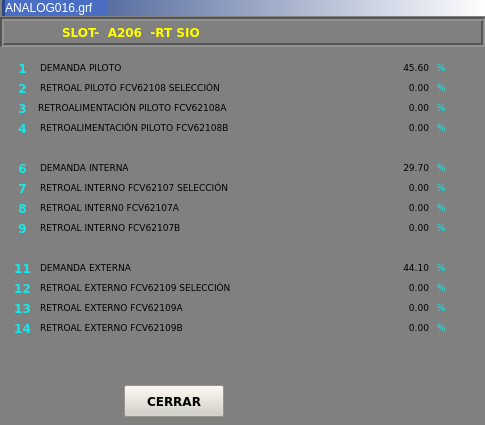
<?xml version="1.0" encoding="UTF-8"?>
<ui version="4.0">
 <class>Analog16_3</class>
 <widget class="QWidget" name="Analog16_3">
  <property name="geometry">
   <rect>
    <x>0</x>
    <y>0</y>
    <width>485</width>
    <height>425</height>
   </rect>
  </property>
  <property name="minimumSize">
   <size>
    <width>485</width>
    <height>425</height>
   </size>
  </property>
  <property name="maximumSize">
   <size>
    <width>485</width>
    <height>425</height>
   </size>
  </property>
  <property name="windowTitle">
   <string>Analog16_3</string>
  </property>
  <property name="styleSheet">
   <string notr="true">background-color: rgb(128, 128, 128);</string>
  </property>
  <widget class="QLabel" name="lbNum_6">
   <property name="geometry">
    <rect>
     <x>12</x>
     <y>160</y>
     <width>21</width>
     <height>16</height>
    </rect>
   </property>
   <property name="font">
    <font>
     <family>Verdana</family>
     <weight>75</weight>
     <bold>true</bold>
    </font>
   </property>
   <property name="styleSheet">
    <string notr="true">color: rgb(22, 232, 232);</string>
   </property>
   <property name="text">
    <string>6</string>
   </property>
   <property name="alignment">
    <set>Qt::AlignCenter</set>
   </property>
  </widget>
  <widget class="QLabel" name="lbNumDes_10">
   <property name="geometry">
    <rect>
     <x>388</x>
     <y>240</y>
     <width>41</width>
     <height>16</height>
    </rect>
   </property>
   <property name="font">
    <font>
     <family>Verdana</family>
     <pointsize>7</pointsize>
     <weight>50</weight>
     <bold>false</bold>
    </font>
   </property>
   <property name="text">
    <string/>
   </property>
   <property name="alignment">
    <set>Qt::AlignRight|Qt::AlignTrailing|Qt::AlignVCenter</set>
   </property>
  </widget>
  <widget class="QLabel" name="lbNumDes_5">
   <property name="geometry">
    <rect>
     <x>388</x>
     <y>140</y>
     <width>41</width>
     <height>16</height>
    </rect>
   </property>
   <property name="font">
    <font>
     <family>Verdana</family>
     <pointsize>7</pointsize>
     <weight>50</weight>
     <bold>false</bold>
    </font>
   </property>
   <property name="text">
    <string/>
   </property>
   <property name="alignment">
    <set>Qt::AlignRight|Qt::AlignTrailing|Qt::AlignVCenter</set>
   </property>
  </widget>
  <widget class="QLabel" name="lbUni_12">
   <property name="geometry">
    <rect>
     <x>437</x>
     <y>280</y>
     <width>43</width>
     <height>16</height>
    </rect>
   </property>
   <property name="font">
    <font>
     <family>Verdana</family>
     <pointsize>7</pointsize>
     <weight>50</weight>
     <bold>false</bold>
    </font>
   </property>
   <property name="styleSheet">
    <string notr="true">color: rgb(22, 232, 232);</string>
   </property>
   <property name="text">
    <string>% </string>
   </property>
  </widget>
  <widget class="QLabel" name="lbUni_7">
   <property name="geometry">
    <rect>
     <x>437</x>
     <y>180</y>
     <width>43</width>
     <height>16</height>
    </rect>
   </property>
   <property name="font">
    <font>
     <family>Verdana</family>
     <pointsize>7</pointsize>
     <weight>50</weight>
     <bold>false</bold>
    </font>
   </property>
   <property name="styleSheet">
    <string notr="true">color: rgb(22, 232, 232);</string>
   </property>
   <property name="text">
    <string>% </string>
   </property>
  </widget>
  <widget class="QLabel" name="lbNum_5">
   <property name="geometry">
    <rect>
     <x>12</x>
     <y>140</y>
     <width>21</width>
     <height>16</height>
    </rect>
   </property>
   <property name="font">
    <font>
     <family>Verdana</family>
     <weight>75</weight>
     <bold>true</bold>
    </font>
   </property>
   <property name="styleSheet">
    <string notr="true">color: rgb(22, 232, 232);</string>
   </property>
   <property name="text">
    <string/>
   </property>
   <property name="alignment">
    <set>Qt::AlignCenter</set>
   </property>
  </widget>
  <widget class="QLabel" name="lbTit_3">
   <property name="geometry">
    <rect>
     <x>40</x>
     <y>100</y>
     <width>340</width>
     <height>16</height>
    </rect>
   </property>
   <property name="font">
    <font>
     <family>Verdana</family>
     <pointsize>7</pointsize>
     <weight>50</weight>
     <bold>false</bold>
    </font>
   </property>
   <property name="text">
    <string>(REFACCIÓN)</string>
   </property>
  </widget>
  <widget class="QFrame" name="frame">
   <property name="geometry">
    <rect>
     <x>0</x>
     <y>17</y>
     <width>485</width>
     <height>30</height>
    </rect>
   </property>
   <property name="styleSheet">
    <string notr="true">border-color: rgb(255, 255, 255);</string>
   </property>
   <property name="frameShape">
    <enum>QFrame::Box</enum>
   </property>
   <property name="frameShadow">
    <enum>QFrame::Sunken</enum>
   </property>
   <property name="lineWidth">
    <number>2</number>
   </property>
   <widget class="QLabel" name="label_2">
    <property name="geometry">
     <rect>
      <x>62</x>
      <y>4</y>
      <width>400</width>
      <height>22</height>
     </rect>
    </property>
    <property name="font">
     <font>
      <family>Verdana</family>
      <pointsize>9</pointsize>
      <weight>75</weight>
      <bold>true</bold>
     </font>
    </property>
    <property name="styleSheet">
     <string notr="true">color: rgb(255, 255, 0);</string>
    </property>
    <property name="text">
     <string>SLOT-  A206  -RT SIO</string>
    </property>
   </widget>
  </widget>
  <widget class="QFrame" name="frame_2">
   <property name="geometry">
    <rect>
     <x>2</x>
     <y>0</y>
     <width>485</width>
     <height>16</height>
    </rect>
   </property>
   <property name="styleSheet">
    <string notr="true">background-color: qlineargradient(spread:pad, x1:0, y1:0, x2:1, y2:0, stop:0 rgba(43, 71, 134, 255), stop:1 rgba(255, 255, 255, 255));</string>
   </property>
   <property name="frameShape">
    <enum>QFrame::Panel</enum>
   </property>
   <property name="frameShadow">
    <enum>QFrame::Raised</enum>
   </property>
   <property name="lineWidth">
    <number>0</number>
   </property>
   <widget class="QLabel" name="lbIP">
    <property name="geometry">
     <rect>
      <x>3</x>
      <y>0</y>
      <width>103</width>
      <height>16</height>
     </rect>
    </property>
    <property name="font">
     <font>
      <pointsize>9</pointsize>
     </font>
    </property>
    <property name="styleSheet">
     <string notr="true">background-color: rgb(74, 110, 195);
color: rgb(255, 255, 255);
background-color: rgb(74, 110, 195);</string>
    </property>
    <property name="text">
     <string>ANALOG016.grf</string>
    </property>
   </widget>
  </widget>
  <widget class="QLabel" name="lbUni_8">
   <property name="geometry">
    <rect>
     <x>437</x>
     <y>200</y>
     <width>43</width>
     <height>16</height>
    </rect>
   </property>
   <property name="font">
    <font>
     <family>Verdana</family>
     <pointsize>7</pointsize>
     <weight>50</weight>
     <bold>false</bold>
    </font>
   </property>
   <property name="styleSheet">
    <string notr="true">color: rgb(22, 232, 232);</string>
   </property>
   <property name="text">
    <string>% </string>
   </property>
  </widget>
  <widget class="QLabel" name="lbTit_2">
   <property name="geometry">
    <rect>
     <x>40</x>
     <y>80</y>
     <width>340</width>
     <height>16</height>
    </rect>
   </property>
   <property name="font">
    <font>
     <family>Verdana</family>
     <pointsize>7</pointsize>
     <weight>50</weight>
     <bold>false</bold>
    </font>
   </property>
   <property name="text">
    <string>RETROAL PILOTO FCV62108 SELECCIÓN</string>
   </property>
  </widget>
  <widget class="QLabel" name="lbNumDes_9">
   <property name="geometry">
    <rect>
     <x>388</x>
     <y>220</y>
     <width>41</width>
     <height>16</height>
    </rect>
   </property>
   <property name="font">
    <font>
     <family>Verdana</family>
     <pointsize>7</pointsize>
     <weight>50</weight>
     <bold>false</bold>
    </font>
   </property>
   <property name="text">
    <string>0.00</string>
   </property>
   <property name="alignment">
    <set>Qt::AlignRight|Qt::AlignTrailing|Qt::AlignVCenter</set>
   </property>
  </widget>
  <widget class="QLabel" name="lbNumDes_7">
   <property name="geometry">
    <rect>
     <x>388</x>
     <y>180</y>
     <width>41</width>
     <height>16</height>
    </rect>
   </property>
   <property name="font">
    <font>
     <family>Verdana</family>
     <pointsize>7</pointsize>
     <weight>50</weight>
     <bold>false</bold>
    </font>
   </property>
   <property name="text">
    <string>0.00</string>
   </property>
   <property name="alignment">
    <set>Qt::AlignRight|Qt::AlignTrailing|Qt::AlignVCenter</set>
   </property>
  </widget>
  <widget class="QLabel" name="lbTit_11">
   <property name="geometry">
    <rect>
     <x>40</x>
     <y>260</y>
     <width>340</width>
     <height>16</height>
    </rect>
   </property>
   <property name="font">
    <font>
     <family>Verdana</family>
     <pointsize>7</pointsize>
     <weight>50</weight>
     <bold>false</bold>
    </font>
   </property>
   <property name="text">
    <string>DEMANDA EXTERNA</string>
   </property>
  </widget>
  <widget class="QLabel" name="lbNum_3">
   <property name="geometry">
    <rect>
     <x>12</x>
     <y>100</y>
     <width>21</width>
     <height>16</height>
    </rect>
   </property>
   <property name="font">
    <font>
     <family>Verdana</family>
     <weight>75</weight>
     <bold>true</bold>
    </font>
   </property>
   <property name="styleSheet">
    <string notr="true">color: rgb(22, 232, 232);</string>
   </property>
   <property name="text">
    <string>3</string>
   </property>
   <property name="alignment">
    <set>Qt::AlignCenter</set>
   </property>
  </widget>
  <widget class="QLabel" name="lbTit_1">
   <property name="geometry">
    <rect>
     <x>40</x>
     <y>60</y>
     <width>340</width>
     <height>16</height>
    </rect>
   </property>
   <property name="font">
    <font>
     <family>Verdana</family>
     <pointsize>7</pointsize>
     <weight>50</weight>
     <bold>false</bold>
    </font>
   </property>
   <property name="styleSheet">
    <string notr="true">background-color: rgba(255, 255, 255, 0);</string>
   </property>
   <property name="text">
    <string>DEMANDA PILOTO</string>
   </property>
  </widget>
  <widget class="QLabel" name="lbNum_9">
   <property name="geometry">
    <rect>
     <x>12</x>
     <y>220</y>
     <width>21</width>
     <height>16</height>
    </rect>
   </property>
   <property name="font">
    <font>
     <family>Verdana</family>
     <weight>75</weight>
     <bold>true</bold>
    </font>
   </property>
   <property name="styleSheet">
    <string notr="true">color: rgb(22, 232, 232);</string>
   </property>
   <property name="text">
    <string>9</string>
   </property>
   <property name="alignment">
    <set>Qt::AlignCenter</set>
   </property>
  </widget>
  <widget class="QLabel" name="lbTit_9">
   <property name="geometry">
    <rect>
     <x>40</x>
     <y>220</y>
     <width>340</width>
     <height>16</height>
    </rect>
   </property>
   <property name="font">
    <font>
     <family>Verdana</family>
     <pointsize>7</pointsize>
     <weight>50</weight>
     <bold>false</bold>
    </font>
   </property>
   <property name="text">
    <string>RETROAL INTERNO FCV62107B </string>
   </property>
  </widget>
  <widget class="QLabel" name="lbUni_1">
   <property name="geometry">
    <rect>
     <x>437</x>
     <y>60</y>
     <width>43</width>
     <height>16</height>
    </rect>
   </property>
   <property name="font">
    <font>
     <family>Verdana</family>
     <pointsize>7</pointsize>
     <weight>50</weight>
     <bold>false</bold>
    </font>
   </property>
   <property name="styleSheet">
    <string notr="true">color: rgb(22, 232, 232);</string>
   </property>
   <property name="text">
    <string>% </string>
   </property>
  </widget>
  <widget class="QLabel" name="lbUni_11">
   <property name="geometry">
    <rect>
     <x>437</x>
     <y>260</y>
     <width>43</width>
     <height>16</height>
    </rect>
   </property>
   <property name="font">
    <font>
     <family>Verdana</family>
     <pointsize>7</pointsize>
     <weight>50</weight>
     <bold>false</bold>
    </font>
   </property>
   <property name="styleSheet">
    <string notr="true">color: rgb(22, 232, 232);</string>
   </property>
   <property name="text">
    <string>% </string>
   </property>
  </widget>
  <widget class="QLabel" name="lbTit_8">
   <property name="geometry">
    <rect>
     <x>40</x>
     <y>200</y>
     <width>340</width>
     <height>16</height>
    </rect>
   </property>
   <property name="font">
    <font>
     <family>Verdana</family>
     <pointsize>7</pointsize>
     <weight>50</weight>
     <bold>false</bold>
    </font>
   </property>
   <property name="text">
    <string>RETROAL INTERN0 FCV62107A </string>
   </property>
  </widget>
  <widget class="QLabel" name="lbTit_7">
   <property name="geometry">
    <rect>
     <x>40</x>
     <y>180</y>
     <width>340</width>
     <height>16</height>
    </rect>
   </property>
   <property name="font">
    <font>
     <family>Verdana</family>
     <pointsize>7</pointsize>
     <weight>50</weight>
     <bold>false</bold>
    </font>
   </property>
   <property name="text">
    <string>RETROAL INTERNO FCV62107 SELECCIÓN</string>
   </property>
  </widget>
  <widget class="QLabel" name="lbNumDes_3">
   <property name="geometry">
    <rect>
     <x>388</x>
     <y>100</y>
     <width>41</width>
     <height>16</height>
    </rect>
   </property>
   <property name="font">
    <font>
     <family>Verdana</family>
     <pointsize>7</pointsize>
     <weight>50</weight>
     <bold>false</bold>
    </font>
   </property>
   <property name="text">
    <string>0.00</string>
   </property>
   <property name="alignment">
    <set>Qt::AlignRight|Qt::AlignTrailing|Qt::AlignVCenter</set>
   </property>
  </widget>
  <widget class="QLabel" name="lbNumDes_1">
   <property name="geometry">
    <rect>
     <x>388</x>
     <y>60</y>
     <width>41</width>
     <height>16</height>
    </rect>
   </property>
   <property name="font">
    <font>
     <family>Verdana</family>
     <pointsize>7</pointsize>
     <weight>50</weight>
     <bold>false</bold>
    </font>
   </property>
   <property name="text">
    <string>45.60</string>
   </property>
   <property name="alignment">
    <set>Qt::AlignRight|Qt::AlignTrailing|Qt::AlignVCenter</set>
   </property>
  </widget>
  <widget class="QLabel" name="lbNum_1">
   <property name="geometry">
    <rect>
     <x>12</x>
     <y>60</y>
     <width>21</width>
     <height>16</height>
    </rect>
   </property>
   <property name="font">
    <font>
     <family>Verdana</family>
     <weight>75</weight>
     <bold>true</bold>
    </font>
   </property>
   <property name="styleSheet">
    <string notr="true">color: rgb(22, 232, 232);</string>
   </property>
   <property name="text">
    <string>1</string>
   </property>
   <property name="alignment">
    <set>Qt::AlignCenter</set>
   </property>
  </widget>
  <widget class="QLabel" name="lbUni_3">
   <property name="geometry">
    <rect>
     <x>437</x>
     <y>100</y>
     <width>43</width>
     <height>16</height>
    </rect>
   </property>
   <property name="font">
    <font>
     <family>Verdana</family>
     <pointsize>7</pointsize>
     <weight>50</weight>
     <bold>false</bold>
    </font>
   </property>
   <property name="styleSheet">
    <string notr="true">color: rgb(22, 232, 232);</string>
   </property>
   <property name="text">
    <string>% </string>
   </property>
  </widget>
  <widget class="QLabel" name="lbNum_2">
   <property name="geometry">
    <rect>
     <x>12</x>
     <y>80</y>
     <width>21</width>
     <height>16</height>
    </rect>
   </property>
   <property name="font">
    <font>
     <family>Verdana</family>
     <weight>75</weight>
     <bold>true</bold>
    </font>
   </property>
   <property name="styleSheet">
    <string notr="true">color: rgb(22, 232, 232);</string>
   </property>
   <property name="text">
    <string>2</string>
   </property>
   <property name="alignment">
    <set>Qt::AlignCenter</set>
   </property>
  </widget>
  <widget class="QLabel" name="lbTit_5">
   <property name="geometry">
    <rect>
     <x>40</x>
     <y>140</y>
     <width>340</width>
     <height>16</height>
    </rect>
   </property>
   <property name="font">
    <font>
     <family>Verdana</family>
     <pointsize>7</pointsize>
     <weight>50</weight>
     <bold>false</bold>
    </font>
   </property>
   <property name="text">
    <string/>
   </property>
  </widget>
  <widget class="QLabel" name="lbUni_2">
   <property name="geometry">
    <rect>
     <x>437</x>
     <y>80</y>
     <width>43</width>
     <height>16</height>
    </rect>
   </property>
   <property name="font">
    <font>
     <family>Verdana</family>
     <pointsize>7</pointsize>
     <weight>50</weight>
     <bold>false</bold>
    </font>
   </property>
   <property name="styleSheet">
    <string notr="true">color: rgb(22, 232, 232);</string>
   </property>
   <property name="text">
    <string>% </string>
   </property>
  </widget>
  <widget class="QLabel" name="lbNum_11">
   <property name="geometry">
    <rect>
     <x>12</x>
     <y>260</y>
     <width>21</width>
     <height>16</height>
    </rect>
   </property>
   <property name="font">
    <font>
     <family>Verdana</family>
     <weight>75</weight>
     <bold>true</bold>
    </font>
   </property>
   <property name="styleSheet">
    <string notr="true">color: rgb(22, 232, 232);</string>
   </property>
   <property name="text">
    <string>11</string>
   </property>
   <property name="alignment">
    <set>Qt::AlignCenter</set>
   </property>
  </widget>
  <widget class="QLabel" name="lbNum_12">
   <property name="geometry">
    <rect>
     <x>12</x>
     <y>280</y>
     <width>21</width>
     <height>16</height>
    </rect>
   </property>
   <property name="font">
    <font>
     <family>Verdana</family>
     <weight>75</weight>
     <bold>true</bold>
    </font>
   </property>
   <property name="styleSheet">
    <string notr="true">color: rgb(22, 232, 232);</string>
   </property>
   <property name="text">
    <string>12</string>
   </property>
   <property name="alignment">
    <set>Qt::AlignCenter</set>
   </property>
  </widget>
  <widget class="QLabel" name="lbNum_7">
   <property name="geometry">
    <rect>
     <x>12</x>
     <y>180</y>
     <width>21</width>
     <height>16</height>
    </rect>
   </property>
   <property name="font">
    <font>
     <family>Verdana</family>
     <weight>75</weight>
     <bold>true</bold>
    </font>
   </property>
   <property name="styleSheet">
    <string notr="true">color: rgb(22, 232, 232);</string>
   </property>
   <property name="text">
    <string>7</string>
   </property>
   <property name="alignment">
    <set>Qt::AlignCenter</set>
   </property>
  </widget>
  <widget class="QLabel" name="lbNumDes_12">
   <property name="geometry">
    <rect>
     <x>388</x>
     <y>280</y>
     <width>41</width>
     <height>16</height>
    </rect>
   </property>
   <property name="font">
    <font>
     <family>Verdana</family>
     <pointsize>7</pointsize>
     <weight>50</weight>
     <bold>false</bold>
    </font>
   </property>
   <property name="text">
    <string>0.00</string>
   </property>
   <property name="alignment">
    <set>Qt::AlignRight|Qt::AlignTrailing|Qt::AlignVCenter</set>
   </property>
  </widget>
  <widget class="QLabel" name="lbNum_4">
   <property name="geometry">
    <rect>
     <x>12</x>
     <y>120</y>
     <width>21</width>
     <height>16</height>
    </rect>
   </property>
   <property name="font">
    <font>
     <family>Verdana</family>
     <weight>75</weight>
     <bold>true</bold>
    </font>
   </property>
   <property name="styleSheet">
    <string notr="true">color: rgb(22, 232, 232);</string>
   </property>
   <property name="text">
    <string>4</string>
   </property>
   <property name="alignment">
    <set>Qt::AlignCenter</set>
   </property>
  </widget>
  <widget class="QLabel" name="lbNumDes_2">
   <property name="geometry">
    <rect>
     <x>388</x>
     <y>80</y>
     <width>41</width>
     <height>16</height>
    </rect>
   </property>
   <property name="font">
    <font>
     <family>Verdana</family>
     <pointsize>7</pointsize>
     <weight>50</weight>
     <bold>false</bold>
    </font>
   </property>
   <property name="text">
    <string>0.00</string>
   </property>
   <property name="alignment">
    <set>Qt::AlignRight|Qt::AlignTrailing|Qt::AlignVCenter</set>
   </property>
  </widget>
  <widget class="QLabel" name="lbTit_12">
   <property name="geometry">
    <rect>
     <x>40</x>
     <y>280</y>
     <width>340</width>
     <height>16</height>
    </rect>
   </property>
   <property name="font">
    <font>
     <family>Verdana</family>
     <pointsize>7</pointsize>
     <weight>50</weight>
     <bold>false</bold>
    </font>
   </property>
   <property name="text">
    <string>RETROAL EXTERNO FCV62109 SELECCIÓN</string>
   </property>
  </widget>
  <widget class="QLabel" name="lbNumDes_11">
   <property name="geometry">
    <rect>
     <x>388</x>
     <y>260</y>
     <width>41</width>
     <height>16</height>
    </rect>
   </property>
   <property name="font">
    <font>
     <family>Verdana</family>
     <pointsize>7</pointsize>
     <weight>50</weight>
     <bold>false</bold>
    </font>
   </property>
   <property name="text">
    <string>44.10</string>
   </property>
   <property name="alignment">
    <set>Qt::AlignRight|Qt::AlignTrailing|Qt::AlignVCenter</set>
   </property>
  </widget>
  <widget class="QLabel" name="lbUni_4">
   <property name="geometry">
    <rect>
     <x>437</x>
     <y>120</y>
     <width>43</width>
     <height>16</height>
    </rect>
   </property>
   <property name="font">
    <font>
     <family>Verdana</family>
     <pointsize>7</pointsize>
     <weight>50</weight>
     <bold>false</bold>
    </font>
   </property>
   <property name="styleSheet">
    <string notr="true">color: rgb(22, 232, 232);</string>
   </property>
   <property name="text">
    <string>% </string>
   </property>
  </widget>
  <widget class="QLabel" name="lbNum_8">
   <property name="geometry">
    <rect>
     <x>12</x>
     <y>200</y>
     <width>21</width>
     <height>16</height>
    </rect>
   </property>
   <property name="font">
    <font>
     <family>Verdana</family>
     <weight>75</weight>
     <bold>true</bold>
    </font>
   </property>
   <property name="styleSheet">
    <string notr="true">color: rgb(22, 232, 232);</string>
   </property>
   <property name="text">
    <string>8</string>
   </property>
   <property name="alignment">
    <set>Qt::AlignCenter</set>
   </property>
  </widget>
  <widget class="QLabel" name="lbUni_5">
   <property name="geometry">
    <rect>
     <x>437</x>
     <y>140</y>
     <width>43</width>
     <height>16</height>
    </rect>
   </property>
   <property name="font">
    <font>
     <family>Verdana</family>
     <pointsize>7</pointsize>
     <weight>50</weight>
     <bold>false</bold>
    </font>
   </property>
   <property name="styleSheet">
    <string notr="true">color: rgb(22, 232, 232);</string>
   </property>
   <property name="text">
    <string/>
   </property>
  </widget>
  <widget class="QLabel" name="lbUni_10">
   <property name="geometry">
    <rect>
     <x>437</x>
     <y>240</y>
     <width>43</width>
     <height>16</height>
    </rect>
   </property>
   <property name="font">
    <font>
     <family>Verdana</family>
     <pointsize>7</pointsize>
     <weight>50</weight>
     <bold>false</bold>
    </font>
   </property>
   <property name="styleSheet">
    <string notr="true">color: rgb(22, 232, 232);</string>
   </property>
   <property name="text">
    <string/>
   </property>
  </widget>
  <widget class="QLabel" name="lbNum_10">
   <property name="geometry">
    <rect>
     <x>12</x>
     <y>240</y>
     <width>21</width>
     <height>16</height>
    </rect>
   </property>
   <property name="font">
    <font>
     <family>Verdana</family>
     <weight>75</weight>
     <bold>true</bold>
    </font>
   </property>
   <property name="styleSheet">
    <string notr="true">color: rgb(22, 232, 232);</string>
   </property>
   <property name="text">
    <string/>
   </property>
   <property name="alignment">
    <set>Qt::AlignCenter</set>
   </property>
  </widget>
  <widget class="QLabel" name="lbNumDes_8">
   <property name="geometry">
    <rect>
     <x>388</x>
     <y>200</y>
     <width>41</width>
     <height>16</height>
    </rect>
   </property>
   <property name="font">
    <font>
     <family>Verdana</family>
     <pointsize>7</pointsize>
     <weight>50</weight>
     <bold>false</bold>
    </font>
   </property>
   <property name="text">
    <string>0.00</string>
   </property>
   <property name="alignment">
    <set>Qt::AlignRight|Qt::AlignTrailing|Qt::AlignVCenter</set>
   </property>
  </widget>
  <widget class="QLabel" name="lbUni_6">
   <property name="geometry">
    <rect>
     <x>437</x>
     <y>160</y>
     <width>43</width>
     <height>16</height>
    </rect>
   </property>
   <property name="font">
    <font>
     <family>Verdana</family>
     <pointsize>7</pointsize>
     <weight>50</weight>
     <bold>false</bold>
    </font>
   </property>
   <property name="styleSheet">
    <string notr="true">color: rgb(22, 232, 232);</string>
   </property>
   <property name="text">
    <string>% </string>
   </property>
  </widget>
  <widget class="QPushButton" name="btCerrar">
   <property name="geometry">
    <rect>
     <x>124</x>
     <y>385</y>
     <width>100</width>
     <height>32</height>
    </rect>
   </property>
   <property name="font">
    <font>
     <family>Verdana</family>
     <pointsize>9</pointsize>
     <weight>75</weight>
     <bold>true</bold>
    </font>
   </property>
   <property name="styleSheet">
    <string notr="true">background-color: rgb(212, 208, 200);</string>
   </property>
   <property name="text">
    <string>CERRAR</string>
   </property>
  </widget>
  <widget class="QLabel" name="lbNumDes_4">
   <property name="geometry">
    <rect>
     <x>388</x>
     <y>120</y>
     <width>41</width>
     <height>16</height>
    </rect>
   </property>
   <property name="font">
    <font>
     <family>Verdana</family>
     <pointsize>7</pointsize>
     <weight>50</weight>
     <bold>false</bold>
    </font>
   </property>
   <property name="text">
    <string>0.00</string>
   </property>
   <property name="alignment">
    <set>Qt::AlignRight|Qt::AlignTrailing|Qt::AlignVCenter</set>
   </property>
  </widget>
  <widget class="QLabel" name="lbTit_6">
   <property name="geometry">
    <rect>
     <x>40</x>
     <y>160</y>
     <width>340</width>
     <height>16</height>
    </rect>
   </property>
   <property name="font">
    <font>
     <family>Verdana</family>
     <pointsize>7</pointsize>
     <weight>50</weight>
     <bold>false</bold>
    </font>
   </property>
   <property name="text">
    <string>DEMANDA INTERNA</string>
   </property>
  </widget>
  <widget class="QLabel" name="lbUni_9">
   <property name="geometry">
    <rect>
     <x>437</x>
     <y>220</y>
     <width>43</width>
     <height>16</height>
    </rect>
   </property>
   <property name="font">
    <font>
     <family>Verdana</family>
     <pointsize>7</pointsize>
     <weight>50</weight>
     <bold>false</bold>
    </font>
   </property>
   <property name="styleSheet">
    <string notr="true">color: rgb(22, 232, 232);</string>
   </property>
   <property name="text">
    <string>% </string>
   </property>
  </widget>
  <widget class="QLabel" name="lbTit_10">
   <property name="geometry">
    <rect>
     <x>40</x>
     <y>240</y>
     <width>340</width>
     <height>16</height>
    </rect>
   </property>
   <property name="font">
    <font>
     <family>Verdana</family>
     <pointsize>7</pointsize>
     <weight>50</weight>
     <bold>false</bold>
    </font>
   </property>
   <property name="text">
    <string/>
   </property>
  </widget>
  <widget class="QLabel" name="lbTit_4">
   <property name="geometry">
    <rect>
     <x>40</x>
     <y>120</y>
     <width>340</width>
     <height>16</height>
    </rect>
   </property>
   <property name="font">
    <font>
     <family>Verdana</family>
     <pointsize>7</pointsize>
     <weight>50</weight>
     <bold>false</bold>
    </font>
   </property>
   <property name="text">
    <string>RETROALIMENTACIÓN PILOTO FCV62108B</string>
   </property>
  </widget>
  <widget class="QLabel" name="lbNumDes_6">
   <property name="geometry">
    <rect>
     <x>388</x>
     <y>160</y>
     <width>41</width>
     <height>16</height>
    </rect>
   </property>
   <property name="font">
    <font>
     <family>Verdana</family>
     <pointsize>7</pointsize>
     <weight>50</weight>
     <bold>false</bold>
    </font>
   </property>
   <property name="text">
    <string>29.70</string>
   </property>
   <property name="alignment">
    <set>Qt::AlignRight|Qt::AlignTrailing|Qt::AlignVCenter</set>
   </property>
  </widget>
  <widget class="QLabel" name="lbNum_13">
   <property name="geometry">
    <rect>
     <x>12</x>
     <y>320</y>
     <width>21</width>
     <height>16</height>
    </rect>
   </property>
   <property name="font">
    <font>
     <family>Verdana</family>
     <weight>75</weight>
     <bold>true</bold>
    </font>
   </property>
   <property name="styleSheet">
    <string notr="true">color: rgb(22, 232, 232);</string>
   </property>
   <property name="text">
    <string>14</string>
   </property>
   <property name="alignment">
    <set>Qt::AlignCenter</set>
   </property>
  </widget>
  <widget class="QLabel" name="lbNumDes_13">
   <property name="geometry">
    <rect>
     <x>388</x>
     <y>320</y>
     <width>41</width>
     <height>16</height>
    </rect>
   </property>
   <property name="font">
    <font>
     <family>Verdana</family>
     <pointsize>7</pointsize>
     <weight>50</weight>
     <bold>false</bold>
    </font>
   </property>
   <property name="text">
    <string>0.00</string>
   </property>
   <property name="alignment">
    <set>Qt::AlignRight|Qt::AlignTrailing|Qt::AlignVCenter</set>
   </property>
  </widget>
  <widget class="QLabel" name="lbTit_13">
   <property name="geometry">
    <rect>
     <x>40</x>
     <y>320</y>
     <width>340</width>
     <height>16</height>
    </rect>
   </property>
   <property name="font">
    <font>
     <family>Verdana</family>
     <pointsize>7</pointsize>
     <weight>50</weight>
     <bold>false</bold>
    </font>
   </property>
   <property name="text">
    <string>RETROAL EXTERNO FCV62109B </string>
   </property>
  </widget>
  <widget class="QLabel" name="lbNum_14">
   <property name="geometry">
    <rect>
     <x>12</x>
     <y>300</y>
     <width>21</width>
     <height>16</height>
    </rect>
   </property>
   <property name="font">
    <font>
     <family>Verdana</family>
     <weight>75</weight>
     <bold>true</bold>
    </font>
   </property>
   <property name="styleSheet">
    <string notr="true">color: rgb(22, 232, 232);</string>
   </property>
   <property name="text">
    <string>13</string>
   </property>
   <property name="alignment">
    <set>Qt::AlignCenter</set>
   </property>
  </widget>
  <widget class="QLabel" name="lbUni_13">
   <property name="geometry">
    <rect>
     <x>437</x>
     <y>300</y>
     <width>43</width>
     <height>16</height>
    </rect>
   </property>
   <property name="font">
    <font>
     <family>Verdana</family>
     <pointsize>7</pointsize>
     <weight>50</weight>
     <bold>false</bold>
    </font>
   </property>
   <property name="styleSheet">
    <string notr="true">color: rgb(22, 232, 232);</string>
   </property>
   <property name="text">
    <string>% </string>
   </property>
  </widget>
  <widget class="QLabel" name="lbTit_14">
   <property name="geometry">
    <rect>
     <x>38</x>
     <y>100</y>
     <width>340</width>
     <height>16</height>
    </rect>
   </property>
   <property name="font">
    <font>
     <family>Verdana</family>
     <pointsize>7</pointsize>
     <weight>50</weight>
     <bold>false</bold>
    </font>
   </property>
   <property name="text">
    <string>RETROALIMENTACIÓN PILOTO FCV62108A </string>
   </property>
  </widget>
  <widget class="QLabel" name="lbNumDes_14">
   <property name="geometry">
    <rect>
     <x>388</x>
     <y>300</y>
     <width>41</width>
     <height>16</height>
    </rect>
   </property>
   <property name="font">
    <font>
     <family>Verdana</family>
     <pointsize>7</pointsize>
     <weight>50</weight>
     <bold>false</bold>
    </font>
   </property>
   <property name="text">
    <string>0.00</string>
   </property>
   <property name="alignment">
    <set>Qt::AlignRight|Qt::AlignTrailing|Qt::AlignVCenter</set>
   </property>
  </widget>
  <widget class="QLabel" name="lbUni_14">
   <property name="geometry">
    <rect>
     <x>437</x>
     <y>320</y>
     <width>43</width>
     <height>16</height>
    </rect>
   </property>
   <property name="font">
    <font>
     <family>Verdana</family>
     <pointsize>7</pointsize>
     <weight>50</weight>
     <bold>false</bold>
    </font>
   </property>
   <property name="styleSheet">
    <string notr="true">color: rgb(22, 232, 232);</string>
   </property>
   <property name="text">
    <string>% </string>
   </property>
  </widget>
  <widget class="QLabel" name="lbTit_15">
   <property name="geometry">
    <rect>
     <x>40</x>
     <y>300</y>
     <width>340</width>
     <height>16</height>
    </rect>
   </property>
   <property name="font">
    <font>
     <family>Verdana</family>
     <pointsize>7</pointsize>
     <weight>50</weight>
     <bold>false</bold>
    </font>
   </property>
   <property name="text">
    <string>RETROAL EXTERNO FCV62109A </string>
   </property>
  </widget>
 </widget>
 <layoutdefault spacing="6" margin="11"/>
 <resources/>
 <connections/>
</ui>
